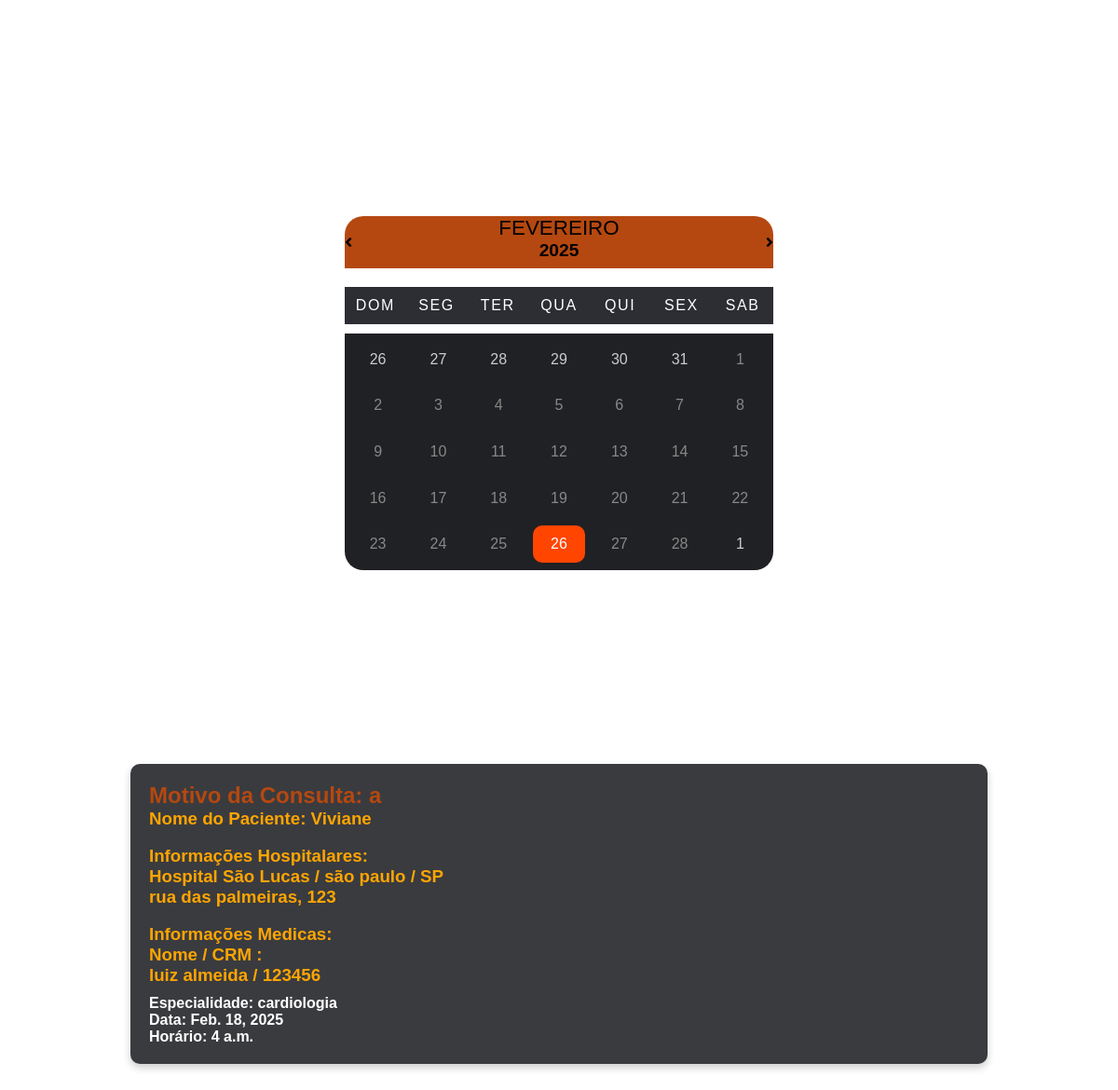
The app's page /cliente/Clientes/calendario/ (signed in) with its own data.
### Apps_Cliente/models.py (models this page shows, shortened)
class Consulta(models.Model):
    titulo = models.CharField(max_length=200)
    especialidade = models.CharField(max_length=100, blank=True)
    data = models.DateField()
    horario = models.TimeField(blank=True, null=True)
    hospital = models.ForeignKey(Hospital, on_delete=models.CASCADE)
    medico = models.ForeignKey(Doctor, on_delete=models.CASCADE)
    paciente = models.ForeignKey(User, on_delete=models.CASCADE)

### Apps_Admin/models.py (models this page shows, shortened)
class Hospital(models.Model):
    nome = models.CharField(max_length=255)
    endereco = models.TextField(max_length=500)
    telefone = models.CharField(max_length=20)
    especialidade = models.TextField(max_length=1000)
    cidade = models.CharField(max_length=100)
    estado = models.CharField(max_length=2)

class Doctor(models.Model):
    firstname = models.CharField(max_length=255)
    lastname = models.CharField(max_length=255)
    telephone = models.CharField(max_length=20)
    especialidade = models.TextField(max_length=1000)
    crm = models.CharField(max_length=10)
    estado = models.CharField(max_length=2)

### Apps_Cliente/views.py (the view)
# urls.py: path("Clientes/calendario/", views.calendario, name='calendario'),
@login_required
def calendario(request):
    consultas = Consulta.objects.filter(paciente=request.user)
    hospitais = Hospital.objects.all()
    medicos = Doctor.objects.all()
    dias_da_semana = ['DOM', 'SEG', 'TER', 'QUA', 'QUI', 'SEX', 'SAB']
    hospital_id = request.GET.get('hospital_id', None)
    medico_id = request.GET.get('medico_id', None)
    return render(request, "Clientes/calendario.html", {
        "consultas": consultas,
        "hospitais": hospitais,
        "medicos": medicos,
        "dias_da_semana": dias_da_semana,
        "hospital_id": hospital_id,
        "medico_id": medico_id
    })

### templates/Clientes/calendario.html (shortened to what this page needs)
{% load i18n %}
{% load static %}
{% block content %}
<link rel="stylesheet" type="text/css" href="{% static 'css/calendario.css' %}">
<link rel="stylesheet" href="https://cdnjs.cloudflare.com/ajax/libs/font-awesome/5.15.4/css/all.min.css">
<section>
    <div class="box">
        <div class="container-calendar">
            <div class="calendar">
                <div class="month">
                    <i class="fas fa-angle-left prev"></i>
                    <div class="date">
                        <h1 class='header'></h1>
                        <h2 class='header'></h2>
                    </div>
                    <i class="fas fa-angle-right next"></i>
                </div>
                <div class="weekdays">
                    {% for dia in dias_da_semana %}
                        <div>{{ dia }}</div>
                    {% endfor %}
                </div>
                <div class="days"></div>
            </div>
        </div>
    </div>
</section>
<div class="custom-event-details event-text slide-container">
    {% for consulta in consultas %}
        <div class="custom-slide-box">
            <div class="custom-slide-header">
                <h2>Motivo da Consulta: {{ consulta.titulo }}</h2>
                <h3>Nome do Paciente: {{ consulta.paciente }}</h3>
                <br>
                <h3>Informações Hospitalares:<br> {{ consulta.hospital.nome }} / {{consulta.hospital.cidade}} / {{consulta.hospital.estado}}
                    <br>
                    {{consulta.hospital.endereco}}</h3>
                <br><h3>Informações Medicas:<br>
                    Nome / CRM :<br>
                    {{ consulta.medico.firstname }} {{ consulta.medico.lastname }} / {{consulta.medico.crm}}
            </h3>
            </div>
            <div class="custom-slide-content">
                <p>{% trans "Especialidade" %}: {{ consulta.especialidade }}</p>
                <p>{% trans "Data" %}: {{ consulta.data }}</p>
                <p>{% trans "Horário" %}: {{ consulta.horario }}</p>
            </div>
        </div>
    {% endfor %}
</div>
{% endblock %}

### static/css/calendario.css (style rules this page uses)
.container-calendar { display: flex; justify-content: center; align-items: center; flex-direction: column; width: 100%; margin-top: 0; padding-top: 0; }
.calendar { width: 100%; padding: 20px; margin: 20px 0; }
.month { display: flex; justify-content: space-between; align-items: center; margin-bottom: 20px; }
.date { display: flex; flex-direction: column; align-items: center; }
.date h1, .date h2, .date p { margin: 0; font-size: 1.2em; }
.weekdays { display: flex; justify-content: space-between; margin-bottom: 10px; }
.weekdays div, .days div { width: calc(100% / 7); text-align: center; padding: 10px 0; box-sizing: border-box; }
* { margin: 0; padding: 0; font-family: 'Dosis', sans-serif; box-sizing: border-box; }
section { position: relative; display: flex; justify-content: center; align-items: center; min-height: 100vh; overflow: hidden; }
.box { position: relative; padding-top: 5px; padding-bottom: 25px; z-index: 1000; border-radius: 30px; }
.container-calendar { width: 90%; max-width: 500px; align-items: center; justify-content: center; margin-top: 4rem !important; width: 100% !important; }
.month { width: 100%; background-color: #b54810 ; border-radius: 20px 20px 0px 0px; display: flex; justify-content: space-between; align-items: center; text-align: center; }
.month i { font-size: 1rem; cursor: pointer; }
.month h1 { font-size: 1.4rem; text-transform: uppercase; font-weight: 400; }
.month h2 { font-size: 1.2rem; margin-bottom: 0.5rem; }
.event-text { color: #b54810 !important; }
.weekdays div { background-color: #2c2e33; color: #fff; font-size: 1rem; letter-spacing: 0.1rem; display: flex; justify-content: center; align-items: center; height: 2.5rem; width: calc(100% / 7); }
.days { background-color: rgba(32,33,36,255); color: #888888; border-radius: 0px 0px 20px 20px; width: 100%; display: flex; flex-wrap: wrap; padding: .2rem; justify-content: space-between; }
.prev, .next { font-size: 1.5rem; }
.custom-event-details { border-radius: 20px; overflow: hidden; display: flex; flex-direction: column; flex-wrap: wrap; justify-content: center; align-items: flex-start; width: 80%; margin: 0 auto; text-align: left; padding: 20px; }
.custom-slide-box { background-color: #3a3b3f; border-radius: 10px; margin-bottom: 3%; padding: 20px; width: 100%; justify-content: center; box-shadow: 0 4px 8px rgba(0, 0, 0, 0.2); transition: transform 0.2s; }
.custom-slide-header h2 { font-size: 1.5em; font-weight: bold; }
.custom-slide-header h3 { color:#FFA500 !important; }
.custom-slide-content { margin-top: 10px; color: #fff !important; font-weight: bold; }

### records on screen
Consulta: titulo "a", paciente "Viviane", hospital.nome "Hospital São Lucas", hospital.cidade "são paulo", hospital.estado "SP", hospital.endereco "rua das palmeiras, 123", medico.firstname "luiz", medico.lastname "almeida", medico.crm "123456", especialidade "cardiologia", data "Feb. 18, 2025", horario "4 a.m."

### other values on screen
{{ dia }} "DOM" "SEG" "TER" "QUA" "QUI" "SEX" "SAB"
